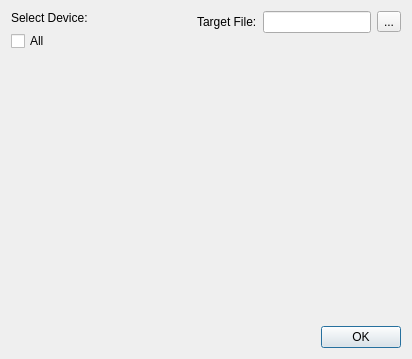
<?xml version="1.0" encoding="UTF-8"?>
<ui version="4.0">
 <class>DownloadDialog</class>
 <widget class="QDialog" name="DownloadDialog">
  <property name="geometry">
   <rect>
    <x>0</x>
    <y>0</y>
    <width>412</width>
    <height>359</height>
   </rect>
  </property>
  <property name="windowTitle">
   <string>Download</string>
  </property>
  <layout class="QHBoxLayout" name="horizontalLayout">
   <item>
    <layout class="QVBoxLayout" name="verticalLayout">
     <item>
      <widget class="QLabel" name="label">
       <property name="text">
        <string>Select Device:</string>
       </property>
      </widget>
     </item>
     <item>
      <widget class="QCheckBox" name="checkBox_all">
       <property name="text">
        <string>All</string>
       </property>
      </widget>
     </item>
     <item>
      <widget class="QScrollArea" name="scroll_devArea">
       <property name="frameShape">
        <enum>QFrame::NoFrame</enum>
       </property>
       <property name="widgetResizable">
        <bool>true</bool>
       </property>
       <widget class="QWidget" name="scrollAreaWidgetContents_dev">
        <property name="geometry">
         <rect>
          <x>0</x>
          <y>0</y>
          <width>128</width>
          <height>299</height>
         </rect>
        </property>
       </widget>
      </widget>
     </item>
    </layout>
   </item>
   <item>
    <layout class="QVBoxLayout" name="verticalLayout_2">
     <item>
      <layout class="QHBoxLayout" name="horizontalLayout_2">
       <item>
        <widget class="QLabel" name="label_2">
         <property name="text">
          <string>Target File:</string>
         </property>
        </widget>
       </item>
       <item>
        <widget class="QLineEdit" name="lineEdit_fileDownload"/>
       </item>
       <item>
        <widget class="QToolButton" name="toolBtn_download">
         <property name="text">
          <string>...</string>
         </property>
        </widget>
       </item>
      </layout>
     </item>
     <item>
      <spacer name="verticalSpacer">
       <property name="orientation">
        <enum>Qt::Vertical</enum>
       </property>
       <property name="sizeHint" stdset="0">
        <size>
         <width>20</width>
         <height>40</height>
        </size>
       </property>
      </spacer>
     </item>
     <item>
      <layout class="QHBoxLayout" name="horizontalLayout_3">
       <item>
        <spacer name="horizontalSpacer_2">
         <property name="orientation">
          <enum>Qt::Horizontal</enum>
         </property>
         <property name="sizeHint" stdset="0">
          <size>
           <width>40</width>
           <height>20</height>
          </size>
         </property>
        </spacer>
       </item>
       <item>
        <widget class="QPushButton" name="btn_okDownload">
         <property name="text">
          <string>OK</string>
         </property>
        </widget>
       </item>
      </layout>
     </item>
    </layout>
   </item>
  </layout>
 </widget>
 <resources/>
 <connections/>
</ui>
